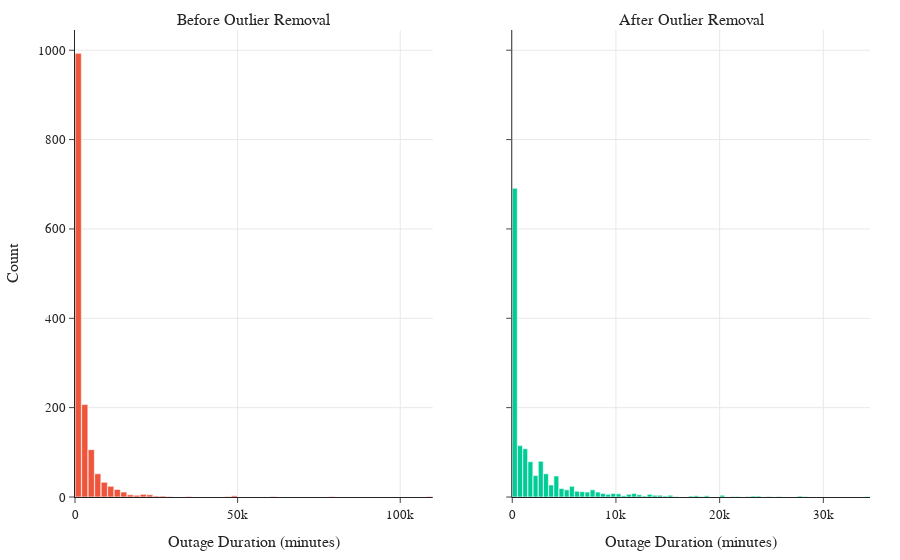

This figure's notebook cell:
### Code cell
cutoff = 40000
filtered = outages[outages["OUTAGE.DURATION"] <= cutoff]

# Create side-by-side subplots
fig = make_subplots(
    rows=1, cols=2,
    subplot_titles=("Before Outlier Removal", "After Outlier Removal"),
    shared_yaxes=True
)

# Add original distribution
fig.add_trace(
    go.Histogram(
        x=outages["OUTAGE.DURATION"],
        nbinsx=100,
        marker_color='#EF553B',
        name="Original"
    ),
    row=1, col=1
)

# Add filtered distribution
fig.add_trace(
    go.Histogram(
        x=filtered["OUTAGE.DURATION"],
        nbinsx=100,
        marker_color='#00CC96',
        name="Filtered"
    ),
    row=1, col=2
)

# Update layout with axis labels and clean design
fig.update_layout(
    font=dict(family="Arial", size=13),
    bargap=0.05,
    plot_bgcolor='rgba(0,0,0,0)',
    paper_bgcolor='white',
    showlegend=False
)

# Axis labels
fig.update_xaxes(title_text="Outage Duration (minutes)", row=1, col=1)
fig.update_xaxes(title_text="Outage Duration (minutes)", row=1, col=2)
fig.update_yaxes(title_text="Count", row=1, col=1)

fig.show()

### Figure 1 — Plotly figure (JSON) as saved in the notebook; plotly's stock layout.template omitted (floating-point values rounded to 4 significant figures; data arrays with more than 128 entries replaced by an {"elided": "..."} marker saying what was removed)
{"data": [{"marker": {"color": "#EF553B"}, "name": "Original", "nbinsx": 100, "type": "histogram", "x": {"elided": "1476 int values"}, "xaxis": "x", "yaxis": "y"}, {"marker": {"color": "#00CC96"}, "name": "Filtered", "nbinsx": 100, "type": "histogram", "x": {"elided": "1469 int values"}, "xaxis": "x2", "yaxis": "y2"}], "layout": {"annotations": [{"font": {"size": 16}, "showarrow": false, "text": "Before Outlier Removal", "x": 0.225, "xanchor": "center", "xref": "paper", "y": 1, "yanchor": "bottom", "yref": "paper"}, {"font": {"size": 16}, "showarrow": false, "text": "After Outlier Removal", "x": 0.775, "xanchor": "center", "xref": "paper", "y": 1, "yanchor": "bottom", "yref": "paper"}], "bargap": 0.05, "font": {"family": "Arial", "size": 13}, "paper_bgcolor": "white", "plot_bgcolor": "rgba(0,0,0,0)", "showlegend": false, "xaxis": {"anchor": "y", "domain": [0, 0.45], "title": {"text": "Outage Duration (minutes)"}}, "xaxis2": {"anchor": "y2", "domain": [0.55, 1], "title": {"text": "Outage Duration (minutes)"}}, "yaxis": {"anchor": "x", "domain": [0, 1], "title": {"text": "Count"}}, "yaxis2": {"anchor": "x2", "domain": [0, 1], "matches": "y", "showticklabels": false}}}
